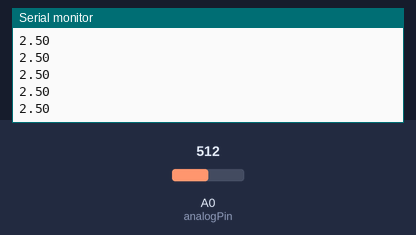
Recording of a sketch running on a simulated Arduino Uno, built with avr-gcc and run on an emulated ATmega328P. Parts: the last lines printed to the serial monitor. Inputs (shaded band) come from the test bench; at power-on: A0 (analogPin) = 512.

Above: at 1.2 s.
1.3 s: A0 (analogPin) set to 716
At 1.9 s:
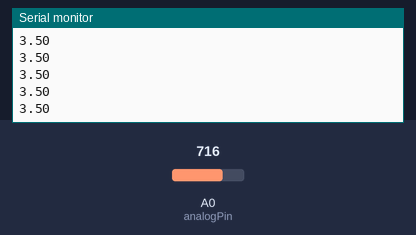
2.8 s: A0 (analogPin) set to 900
At 3.5 s:
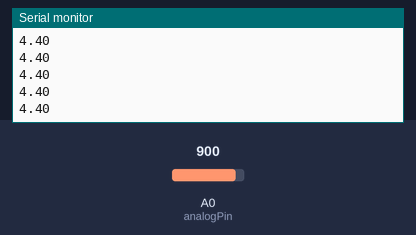
Timing chart, 0 to 5.8 s (numbered marks = the images above; inputs shaded):
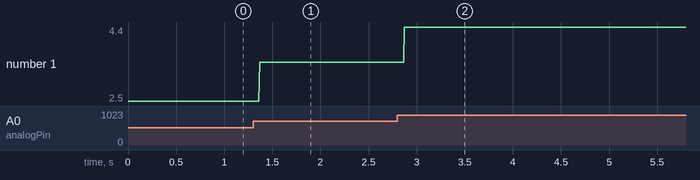

Measured:
- after the input at 1.3 s, the serial monitor: prints a new line after 0.07 s (image 1)
- after the input at 2.8 s, the serial monitor: prints a new line after 0.07 s (image 2)
- plotted number 1: 2.5 → 3.5 after the input at 1.3 s, 3.5 → 4.4 after the input at 2.8 s

The sketch:

AnalogReadSerial.ino
```cpp
const int analogPin = A0;


void setup() {
  Serial.begin(9600);
}
void loop() {
  int analogValue = analogRead(analogPin);
  float val = analogValue * (5.0 / 1023.0);
Serial.println(val);

  delay(1);        // delay in between reads for stability
}
```
